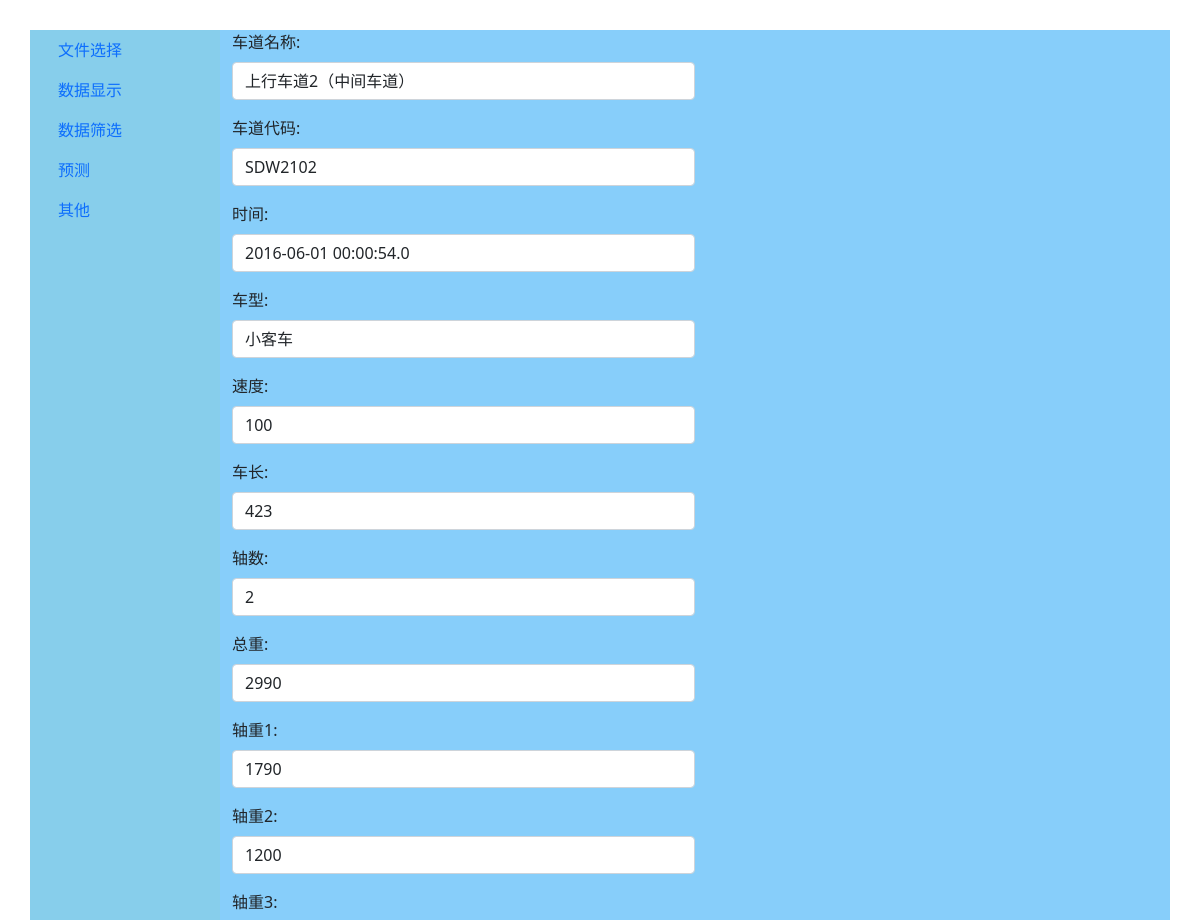
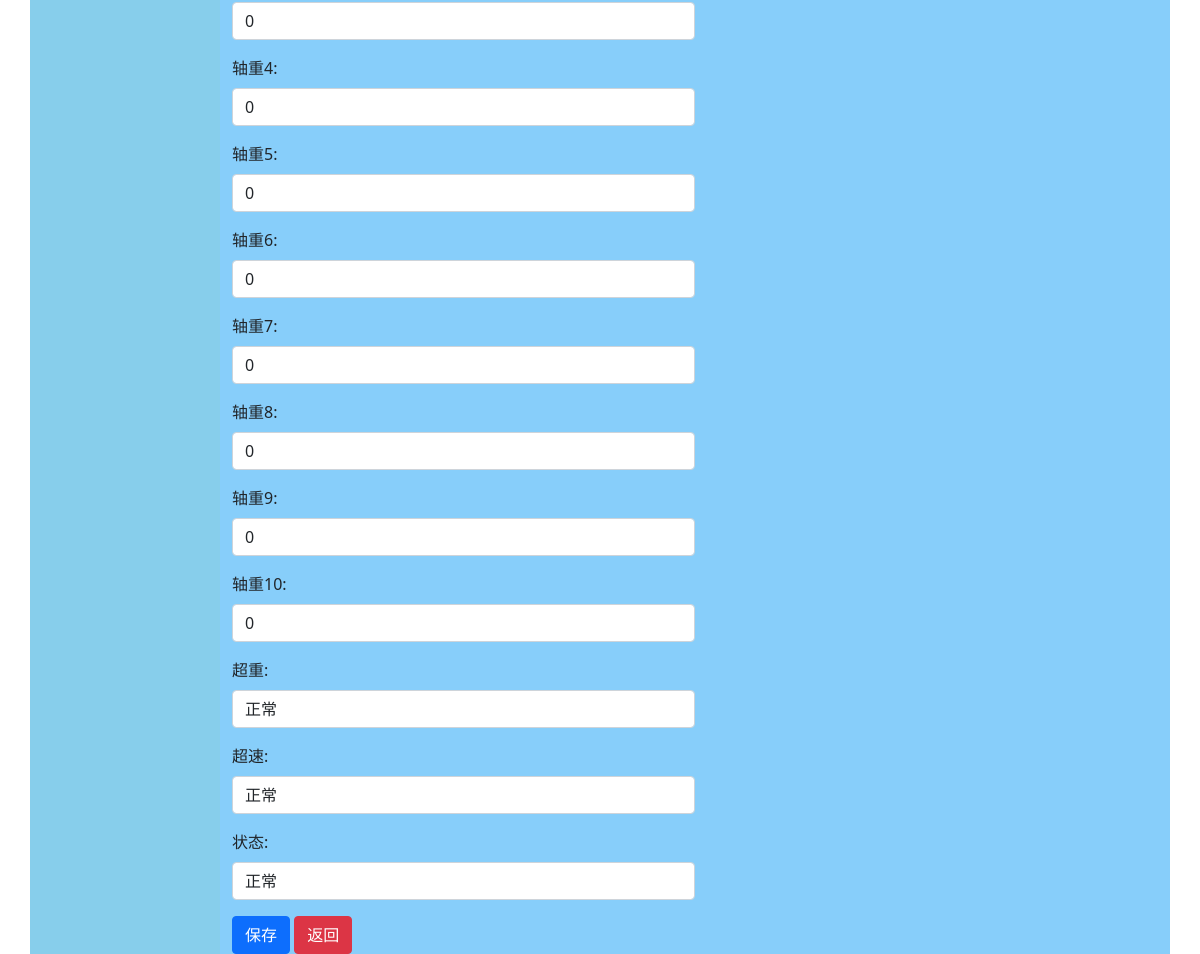
/tfp/119740/update/, run on the app's committed database (2 pictures, top to bottom).
### trafficflowprediction/models.py (models this page shows)
class CarInfo(models.Model):
    lane_name = models.CharField(max_length=15)
    lane_code = models.CharField(max_length=7)
    time = models.CharField(max_length=22)
    car_type = models.CharField(max_length=3)
    speed = models.PositiveSmallIntegerField()
    car_length = models.PositiveSmallIntegerField()
    axles = models.PositiveSmallIntegerField()
    total_weight = models.PositiveSmallIntegerField()
    axle1_weight = models.PositiveSmallIntegerField()
    axle2_weight = models.PositiveSmallIntegerField()
    axle3_weight = models.PositiveSmallIntegerField()
    axle4_weight = models.PositiveSmallIntegerField()
    axle5_weight = models.PositiveSmallIntegerField()
    axle6_weight = models.PositiveSmallIntegerField()
    axle7_weight = models.PositiveSmallIntegerField()
    axle8_weight = models.PositiveSmallIntegerField()
    axle9_weight = models.PositiveSmallIntegerField()
    axle10_weight = models.PositiveSmallIntegerField()
    overload = models.CharField(max_length=5)
    overspeed = models.CharField(max_length=5)
    state = models.CharField(max_length=5)
    class Meta:
        permissions = ()

### trafficflowprediction/views.py (the view)
# urls.py: path('<int:pk>/update/', Update.as_view(), name='update'),
class Update(UpdateView):
    form_class = CarInfoForm
    model = CarInfo
    template_name = 'trafficflowprediction/update.html'
    success_url = reverse_lazy('trafficflowprediction:show', kwargs={'p': 1})

### trafficflowprediction/templatetags/mytag.py (called while the page is built)
@register.filter
def label_class(value, cls):
    return value.label_tag(attrs={'class': cls})

### trafficflowprediction/templates/trafficflowprediction/update.html (shortened to what this page needs)
{% extends 'trafficflowprediction/base.html' %}
{% load mytag %}
{% block data_content %}
    <form action="{% url 'trafficflowprediction:update' object.pk %}" method="post">
    {% for item in form %}
      <div class="col-md-6 mb-3">
        {{ item|label_class:'form-label' }}
        {{ item }}
      </div>
    {% endfor %}
    <button type="submit" class="btn btn-primary">保存</button>
    <a class="btn btn-danger" href="{% url 'trafficflowprediction:detail' object.pk %}">返回</a>
  </form>
{% endblock %}

### data on the page
CarInfo: form "车道名称:" "车道代码:" "时间:" "车型:" "速度:" "车长:" "轴数:" "总重:" "轴重1:" "轴重2:" "轴重3:" "轴重4:" "轴重5:" "轴重6:" "轴重7:" "轴重8:" "轴重9:" "轴重10:" "超重:" "超速:" "状态:", form "上行车道2（中间车道）" "SDW2102" "2016-06-01 00:00:54.0" "小客车" "100" "423" "2" "2990" "1790" "1200" "0" "0" "0" "0" "0" "0" "0" "0" "正常" "正常" "正常"
